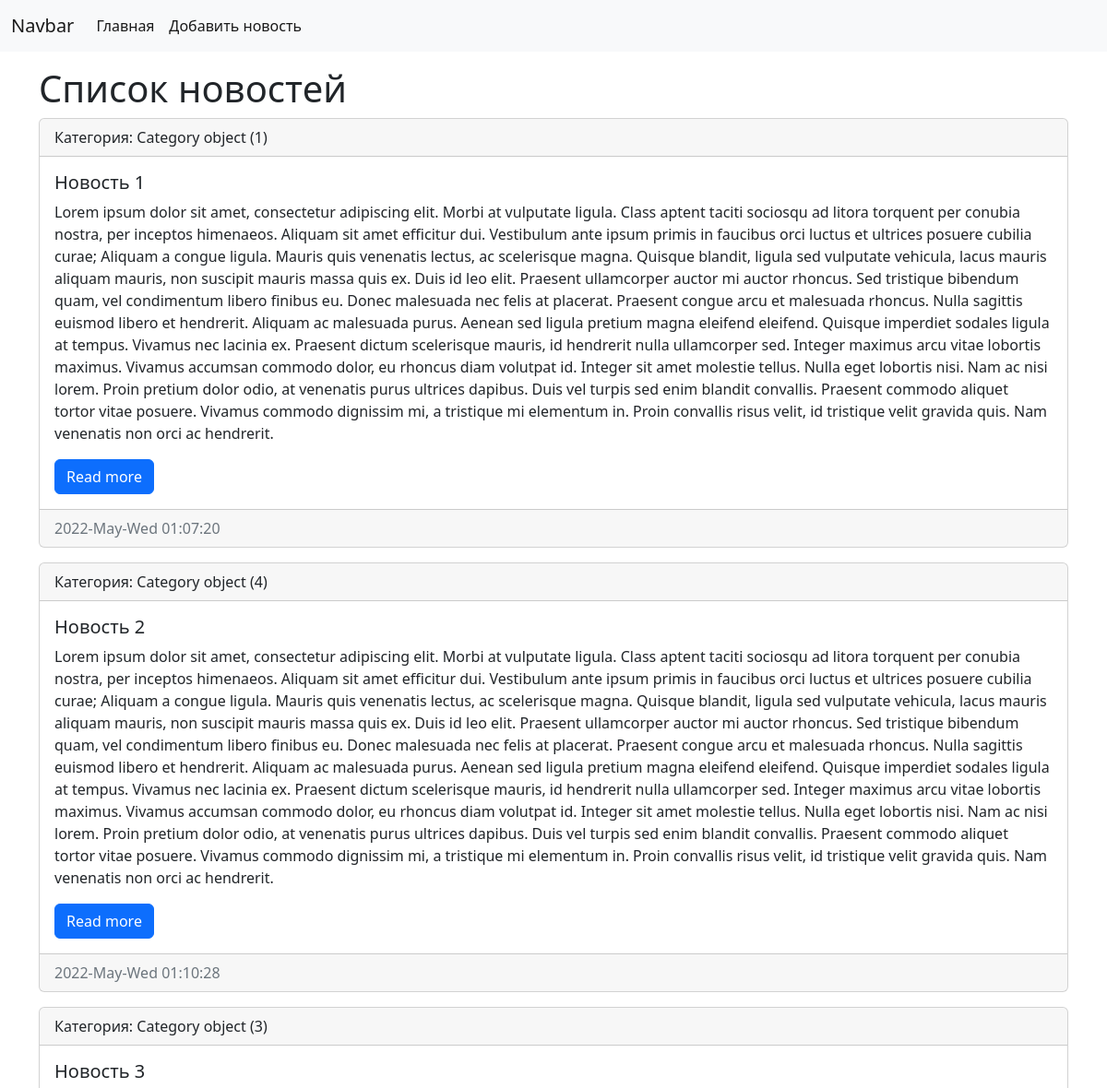
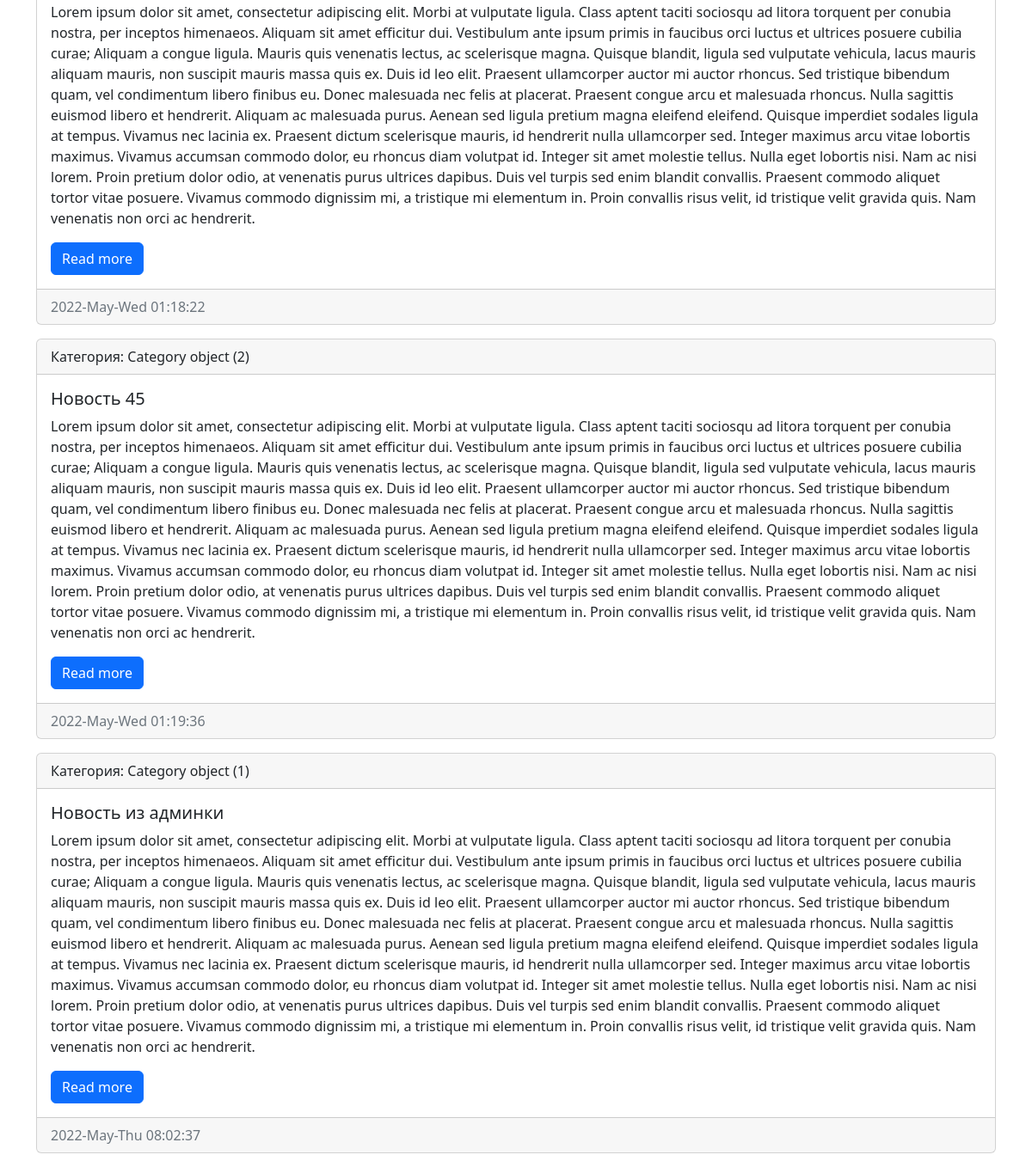
The page / on the database its author committed (2 pictures, top to bottom).
### news/models.py (models this page shows, shortened)
class News(models.Model):
    title = models.CharField(max_length=150, verbose_name='Наименование')
    content = models.TextField(blank=True, verbose_name='Контент')
    created_at = models.DateTimeField(auto_now_add=True, verbose_name='Опубликовано')
    updated_at = models.DateTimeField(auto_now=True, verbose_name='Обновлено')
    photo = models.ImageField(upload_to='photos/%Y/%m/%d/', verbose_name='Фото', blank=True)
    is_published = models.BooleanField(default=True, verbose_name='Опубликовано')
    category = models.ForeignKey('Category', on_delete=models.PROTECT, null=True, verbose_name='Категория')
    class Meta:
        verbose_name = 'Новость'
        verbose_name_plural = 'Новости'
        ordering = ['created_at']

class Category(models.Model):
    title = models.CharField(max_length=150, db_index=True, verbose_name='Категория')
    class Meta:
        verbose_name = 'Категория'
        verbose_name_plural = 'Категории'
        ordering = ['title']

### news/views.py (the view)
# urls.py: path('', index),
def index(request):
    news = News.objects.all()
    context = {
        'news': news,
        'title': 'Список новостей'
    }
    return render(request, template_name='news/index.html', context=context)

### news/templates/news/index.html (shortened to what this page needs)
<!doctype html>
<html lang="en">
<head>
    <link href="https://cdn.jsdelivr.net/npm/bootstrap@5.2.0-beta1/dist/css/bootstrap.min.css" rel="stylesheet"
>
</head>
<body>
<nav class="navbar navbar-expand-lg bg-light">
    <div class="container-fluid">
        <a class="navbar-brand" href="/">Navbar</a>
        <div class="collapse navbar-collapse" id="navbarSupportedContent">
            <ul class="navbar-nav me-auto mb-2 mb-lg-0">
                <li class="nav-item">
                    <a class="nav-link active" aria-current="page" href="/">Главная</a>
                </li>
                <li class="nav-item">
                    <a class="nav-link active" aria-current="page" href="/">Добавить новость</a>
                </li>
            </ul>
        </div>
    </div>
</nav>
<div class="container mt-3">
    <h1>{{ title }}</h1>
    <div class="row">
        <div class="col-md-12">
            {% for item in news %}
                <div class="card mb-3">
                    <div class="card-header">
                        Категория: {{ item.category }}
                    </div>
                    <div class="card-body">
                        <h5 class="card-title">{{ item.title }}</h5>
                        <p class="card-text">{{ item.content }}</p>
                        <a href="#" class="btn btn-primary">Read more</a>
                    </div>
                    <div class="card-footer text-muted">
                        {{ item.created_at|date:"Y-M-D h:i:s" }}
                    </div>
                </div>
            {% endfor %}
        </div>
    </div>
</div>
</body>
</html>

### rows shown on the page
News: category "Category object (1)", title "Новость 1", content "Lorem ipsum dolor sit amet, consectetur adipiscing elit. Morbi at vulputate ligula. Class aptent taciti sociosqu ad litora torquent per conubia nostra, per inceptos himenaeos. Aliquam sit amet efficitur dui. Vestibulum ante ipsum primis in faucibus orci luctus et ultrices posuere cubilia curae; Aliquam a congue ligula. Mauris quis venenatis lectus, ac scelerisque magna. Quisque blandit, ligula sed vulputate vehicula, lacus mauris aliquam mauris, non suscipit mauris massa quis ex. Duis id leo elit. Praesent ullamcorper auctor mi auctor rhoncus. Sed tristique bibendum quam, vel condimentum libero finibus eu. Donec malesuada nec felis at placerat. Praesent congue arcu et malesuada rhoncus.…", created_at "2022-May-Wed 01:07:20"
News: category "Category object (4)", title "Новость 2", content "Lorem ipsum dolor sit amet, consectetur adipiscing elit. Morbi at vulputate ligula. Class aptent taciti sociosqu ad litora torquent per conubia nostra, per inceptos himenaeos. Aliquam sit amet efficitur dui. Vestibulum ante ipsum primis in faucibus orci luctus et ultrices posuere cubilia curae; Aliquam a congue ligula. Mauris quis venenatis lectus, ac scelerisque magna. Quisque blandit, ligula sed vulputate vehicula, lacus mauris aliquam mauris, non suscipit mauris massa quis ex. Duis id leo elit. Praesent ullamcorper auctor mi auctor rhoncus. Sed tristique bibendum quam, vel condimentum libero finibus eu. Donec malesuada nec felis at placerat. Praesent congue arcu et malesuada rhoncus.…", created_at "2022-May-Wed 01:10:28"
News: category "Category object (3)", title "Новость 3", content "Lorem ipsum dolor sit amet, consectetur adipiscing elit. Morbi at vulputate ligula. Class aptent taciti sociosqu ad litora torquent per conubia nostra, per inceptos himenaeos. Aliquam sit amet efficitur dui. Vestibulum ante ipsum primis in faucibus orci luctus et ultrices posuere cubilia curae; Aliquam a congue ligula. Mauris quis venenatis lectus, ac scelerisque magna. Quisque blandit, ligula sed vulputate vehicula, lacus mauris aliquam mauris, non suscipit mauris massa quis ex. Duis id leo elit. Praesent ullamcorper auctor mi auctor rhoncus. Sed tristique bibendum quam, vel condimentum libero finibus eu. Donec malesuada nec felis at placerat. Praesent congue arcu et malesuada rhoncus.…", created_at "2022-May-Wed 01:18:22"
News: category "Category object (2)", title "Новость 45", content "Lorem ipsum dolor sit amet, consectetur adipiscing elit. Morbi at vulputate ligula. Class aptent taciti sociosqu ad litora torquent per conubia nostra, per inceptos himenaeos. Aliquam sit amet efficitur dui. Vestibulum ante ipsum primis in faucibus orci luctus et ultrices posuere cubilia curae; Aliquam a congue ligula. Mauris quis venenatis lectus, ac scelerisque magna. Quisque blandit, ligula sed vulputate vehicula, lacus mauris aliquam mauris, non suscipit mauris massa quis ex. Duis id leo elit. Praesent ullamcorper auctor mi auctor rhoncus. Sed tristique bibendum quam, vel condimentum libero finibus eu. Donec malesuada nec felis at placerat. Praesent congue arcu et malesuada rhoncus.…", created_at "2022-May-Wed 01:19:36"
News: category "Category object (1)", title "Новость из админки", content "Lorem ipsum dolor sit amet, consectetur adipiscing elit. Morbi at vulputate ligula. Class aptent taciti sociosqu ad litora torquent per conubia nostra, per inceptos himenaeos. Aliquam sit amet efficitur dui. Vestibulum ante ipsum primis in faucibus orci luctus et ultrices posuere cubilia curae; Aliquam a congue ligula. Mauris quis venenatis lectus, ac scelerisque magna. Quisque blandit, ligula sed vulputate vehicula, lacus mauris aliquam mauris, non suscipit mauris massa quis ex. Duis id leo elit. Praesent ullamcorper auctor mi auctor rhoncus. Sed tristique bibendum quam, vel condimentum libero finibus eu. Donec malesuada nec felis at placerat. Praesent congue arcu et malesuada rhoncus.…", created_at "2022-May-Thu 08:02:37"

### other values the page prints
{{ title }} "Список новостей"
